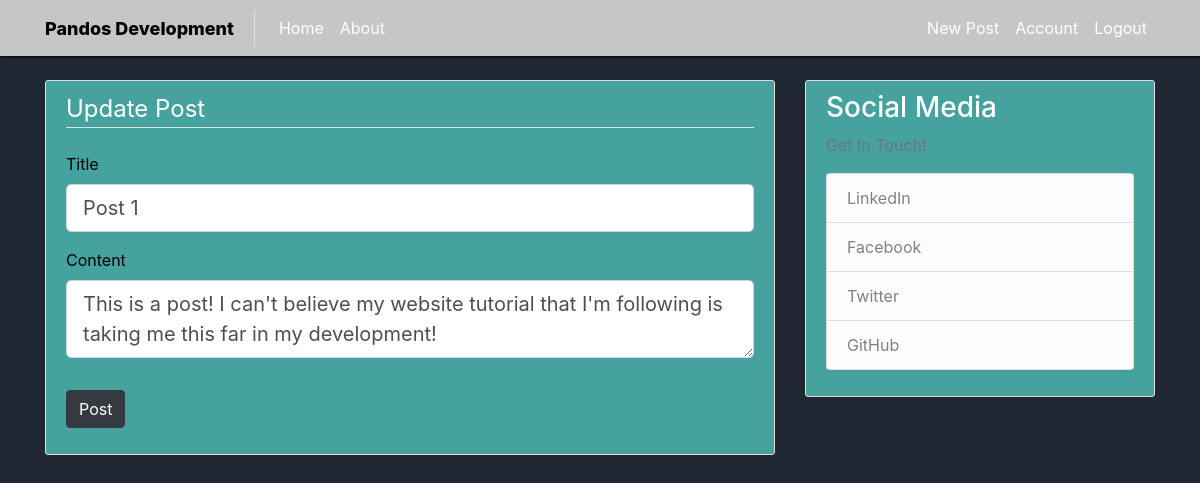
Screenshot of /post/1/update (signed in) with the database file from the repository.
### flask_blog/models.py (models this page shows, shortened)
class Post(db.Model):
    id = db.Column(db.Integer, primary_key=True)
    title = db.Column(db.String(100), nullable=False)
    date_posted = db.Column(db.DateTime, nullable=False, default=datetime.utcnow)
    content = db.Column(db.Text, nullable=False)
    user_id = db.Column(db.Integer, db.ForeignKey('user.id'), nullable=False)

### flask_blog/posts/routes.py (the view)
@posts.route("/post/<int:post_id>/update", methods=['GET', 'POST'])
@login_required
def update_post(post_id):
    post = Post.query.get_or_404(post_id)
    if post.author != current_user:
        abort(403)
    form = PostForm()
    if form.validate_on_submit():
        post.title = form.title.data
        post.content = form.content.data
        db.session.commit()
        flash('Your post has been updated!', 'success')
        return redirect(url_for('posts.post', post_id=post.id))
    elif request.method == 'GET':
        form.title.data = post.title
        form.content.data = post.content
    return render_template('create_post.html', title='Update Post',
                           form=form, legend='Update Post')

### flask_blog/posts/forms.py
class PostForm(FlaskForm):
    title = StringField('Title', validators=[DataRequired()])
    content = TextAreaField('Content', validators=[DataRequired()])
    submit = SubmitField('Post')

### flask_blog/models.py (called while the page is built)
@login_manager.user_loader
def load_user(user_id):
    return User.query.get(int(user_id))

### flask_blog/templates/create_post.html (shortened to what this page needs)
{% extends "layout.html" %}
{% block content %}
    <div class="content-section">
        <form method="POST" action="">
            <fieldset class="form-group">
                <legend class="border-bottom mb-4">{{ legend }}</legend>
                <div class="form-group">
                    {{ form.title.label(class="form-control-label") }}
                    {% if form.title.errors %}
                        {{ form.title(class="form-control form-control-lg is-invalid") }}
                        <div class="invalid-feedback">
                            {% for error in form.title.errors %}
                                <span>{{ error }}</span>
                            {% endfor %}
                        </div>
                    {% else %}
                        {{ form.title(class="form-control form-control-lg") }}
                    {% endif %}
                </div>
                <div class="form-group">
                    {{ form.content.label(class="form-control-label") }}
                    {% if form.content.errors %}
                        {{ form.content(class="form-control form-control-lg is-invalid") }}
                        <div class="invalid-feedback">
                            {% for error in form.content.errors %}
                                <span>{{ error }}</span>
                            {% endfor %}
                        </div>
                    {% else %}
                        {{ form.content(class="form-control form-control-lg") }}
                    {% endif %}
                </div>
            </fieldset>
            <div class="form-group">
                {{ form.submit(class="btn btn-dark") }}
            </div>
        </form>
    </div>
{% endblock content %}

### flask_blog/static/main.css (style rules this page uses)
body { background: #fafafa; background: #1f2833; color: #333333; margin-top: 5rem; }
.content-section { background: #ffffff; background: #45a29e; padding: 10px 20px; border: 1px solid #dddddd; border-radius: 3px; margin-bottom: 20px; color: #000; }
.content-section legend { color: #fff; }

### rows the page displays
Post: title "Post 1", content "This is a post! I can't believe my website tutorial that I'm following is taking me this far in my development!"

### other values shown
{{ legend }} "Update Post"
